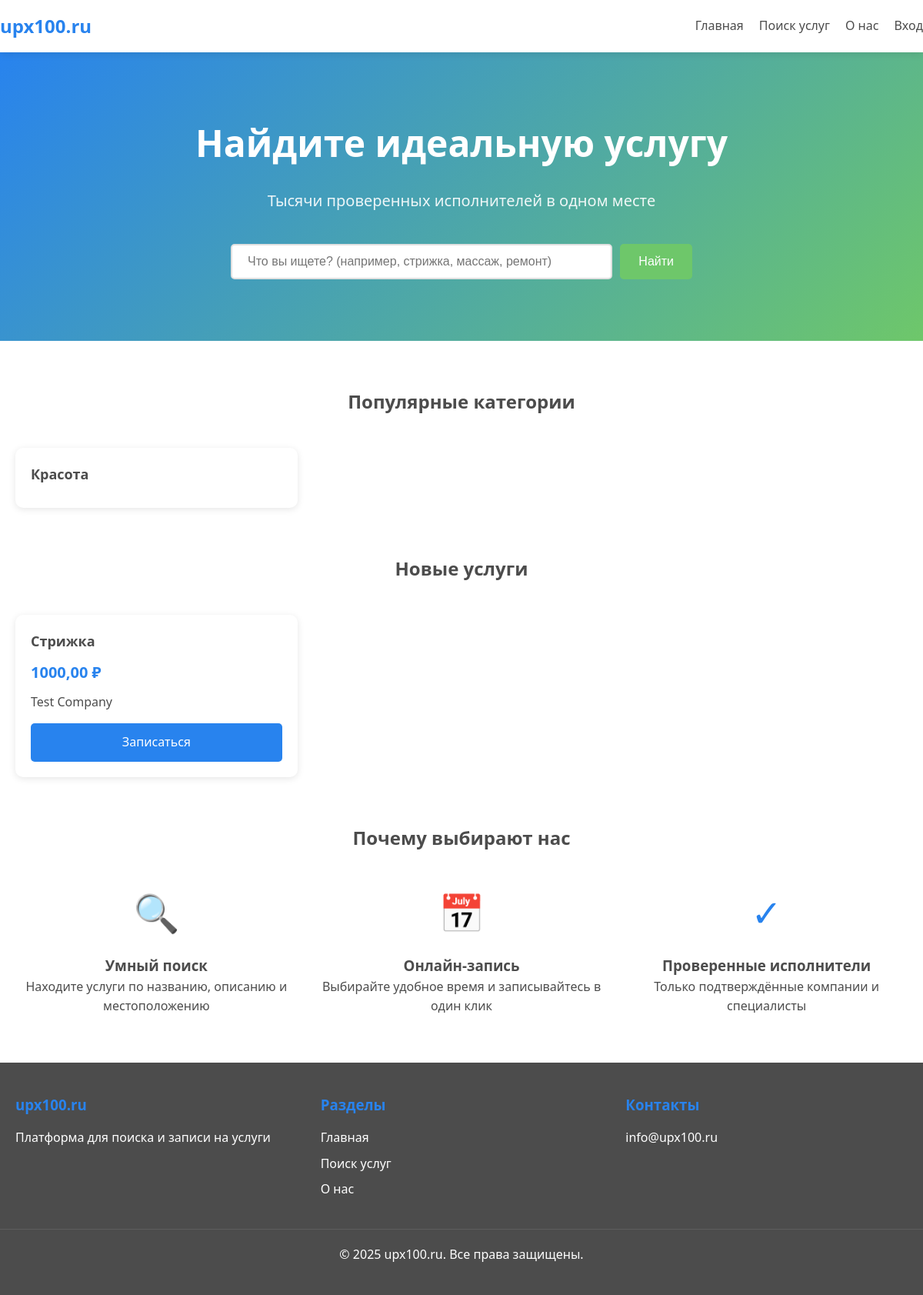
Before: / with the older database file.
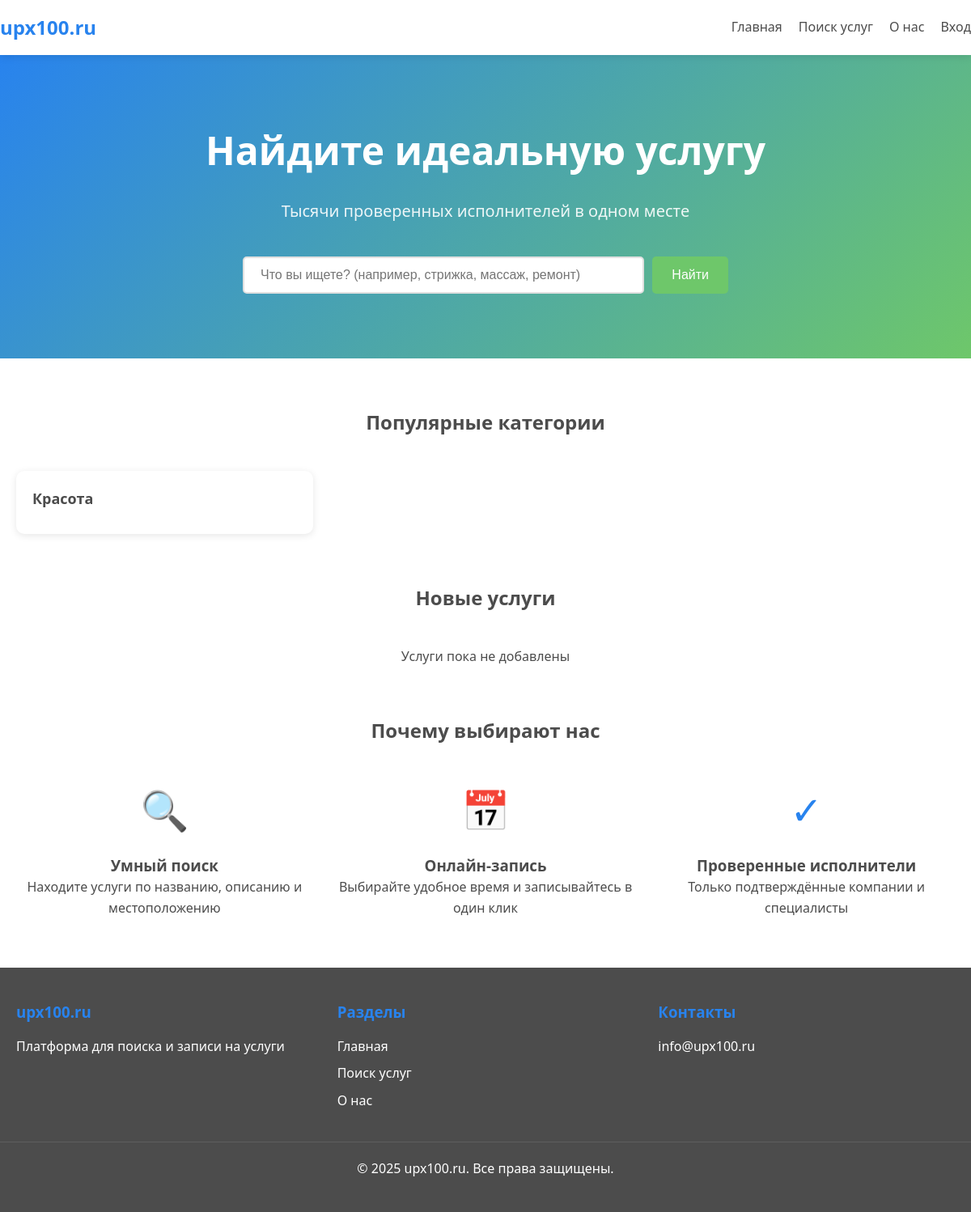
After: the same page with the newer database file.
### companies/models.py (models this page shows, shortened)
class Category(models.Model):
    name = models.CharField(
        max_length=100,
        unique=True,
        verbose_name='Название категории'
    )
    slug = models.SlugField(
        max_length=100,
        unique=True,
        verbose_name='Слаг'
    )
    icon = models.ImageField(
        upload_to='categories/icons/',
        blank=True,
        null=True,
        verbose_name='Иконка'
    )
    created_at = models.DateTimeField(
        auto_now_add=True,
        verbose_name='Дата создания'
    )
    class Meta:
        verbose_name = 'Категория'
        verbose_name_plural = 'Категории'
        ordering = ['name']

### business/models.py (models this page shows, shortened)
class Service(models.Model):
    STATUS_CHOICES = [
        ('draft', 'Черновик'),
        ('active', 'Активна'),
        ('inactive', 'Неактивна (неоплата)'),
        ('pending_payment', 'Ожидает оплаты'),
    ]
    company = models.ForeignKey(Company, on_delete=models.CASCADE, related_name='services', verbose_name="Компания")
    category = models.ForeignKey('companies.Category', on_delete=models.SET_NULL, null=True, blank=True,
                                  related_name='business_services', verbose_name="Категория")
    subcategory = models.ForeignKey('companies.Subcategory', on_delete=models.SET_NULL, null=True, blank=True,
                                  related_name='business_services', verbose_name="Подкатегория")
    employees = models.ManyToManyField(Employee, related_name='services', verbose_name="Сотрудники")
    name = models.CharField(max_length=200, verbose_name="Название услуги")
    description = models.TextField(blank=True, verbose_name="Описание")
    price = models.DecimalField(max_digits=10, decimal_places=2, verbose_name="Цена (руб)")
    duration = models.PositiveIntegerField(help_text="Длительность в минутах", verbose_name="Длительность (мин)", null=True, blank=True)
    photo = models.ImageField(upload_to='service_photos/', blank=True, null=True, verbose_name="Фото услуги")
    status = models.CharField(max_length=20, choices=STATUS_CHOICES, default='draft', verbose_name="Статус")
    created_at = models.DateTimeField(auto_now_add=True)
    updated_at = models.DateTimeField(auto_now=True)
    payment_amount = models.DecimalField(max_digits=10, decimal_places=2, default=0, verbose_name="Сумма оплаты (руб/мес)")
    payment_due_date = models.DateTimeField(null=True, blank=True, verbose_name="Дата окончания оплаты")
    last_payment_date = models.DateTimeField(null=True, blank=True, verbose_name="Дата последней оплаты")
    class Meta:
        verbose_name = "Услуга"
        verbose_name_plural = "Услуги"

class Company(models.Model):
    owner = models.OneToOneField(settings.AUTH_USER_MODEL, on_delete=models.CASCADE, related_name='company')
    name = models.CharField(max_length=200, verbose_name="Название компании")
    description = models.TextField(blank=True, verbose_name="Описание")
    logo = models.ImageField(upload_to='company_logos/', blank=True, null=True, verbose_name="Логотип")
    photo = models.ImageField(upload_to='company_photos/', blank=True, null=True, verbose_name="Фото компании")
    address = models.CharField(max_length=300, verbose_name="Адрес")
    latitude = models.DecimalField(max_digits=9, decimal_places=6, blank=True, null=True, verbose_name="Широта")
    longitude = models.DecimalField(max_digits=9, decimal_places=6, blank=True, null=True, verbose_name="Долгота")
    phone = models.CharField(max_length=20, blank=True, verbose_name="Телефон")
    email = models.EmailField(blank=True, verbose_name="Email")
    is_verified = models.BooleanField(default=False, verbose_name="Проверена модератором")
    created_at = models.DateTimeField(auto_now_add=True)
    updated_at = models.DateTimeField(auto_now=True)
    class Meta:
        verbose_name = "Компания"
        verbose_name_plural = "Компании"

### dashboard/views.py (the view)
# urls.py: path('', home_view, name='home'),
def home_view(request):
    categories = Category.objects.all()[:6]
    services = Service.objects.select_related('company').filter(
        status='active',
        company__is_verified=True
    ).order_by('-created_at')[:6]
    context = {
        'categories': categories,
        'services': services,
    }
    return render(request, 'home.html', context)

### templates/home.html (shortened to what this page needs)
{% extends 'base.html' %}
{% block content %}
<section class="hero">
    <div class="container">
        <h1 class="hero__title">Найдите идеальную услугу</h1>
        <p class="hero__subtitle">Тысячи проверенных исполнителей в одном месте</p>
        <form action="{% url 'search:search' %}" method="get" class="search-form">
            <input type="text" name="q" class="search-form__input" placeholder="Что вы ищете? (например, стрижка, массаж, ремонт)">
            <button type="submit" class="btn btn--green">Найти</button>
        </form>
    </div>
</section>
<section class="container" style="margin-top: 60px;">
    <h2 style="text-align: center; margin-bottom: 30px;">Популярные категории</h2>
    <div class="cards-grid">
        {% for category in categories %}
        <a href="{% url 'search:search' %}?category={{ category.slug }}" class="card">
            <div class="card__content">
                <h3 class="card__title">{{ category.name }}</h3>
            </div>
        </a>
        {% empty %}
        <p style="text-align: center; grid-column: 1/-1;">Категории пока не добавлены</p>
        {% endfor %}
    </div>
</section>
<section class="container" style="margin-top: 60px;">
    <h2 style="text-align: center; margin-bottom: 30px;">Новые услуги</h2>
    <div class="cards-grid">
        {% for service in services %}
        <div class="card">
            <div class="card__content">
                <h3 class="card__title">{{ service.name }}</h3>
                <p class="card__price">{{ service.price }} ₽</p>
                <p>{{ service.company.name }}</p>
                <a href="{% url 'business:service_detail' service.pk %}" class="btn btn--blue" style="margin-top: 15px; width: 100%;">Записаться</a>
            </div>
        </div>
        {% empty %}
        <p style="text-align: center; grid-column: 1/-1;">Услуги пока не добавлены</p>
        {% endfor %}
    </div>
</section>
<section class="container" style="margin-top: 60px; margin-bottom: 60px;">
    <h2 style="text-align: center; margin-bottom: 40px;">Почему выбирают нас</h2>
    <div style="display: grid; grid-template-columns: repeat(auto-fit, minmax(250px, 1fr)); gap: 30px;">
        <div style="text-align: center;">
            <div style="font-size: 48px; color: var(--color-blue); margin-bottom: 15px;">🔍</div>
            <h3>Умный поиск</h3>
            <p>Находите услуги по названию, описанию и местоположению</p>
        </div>
        <div style="text-align: center;">
            <div style="font-size: 48px; color: var(--color-green); margin-bottom: 15px;">📅</div>
            <h3>Онлайн-запись</h3>
            <p>Выбирайте удобное время и записывайтесь в один клик</p>
        </div>
        <div style="text-align: center;">
            <div style="font-size: 48px; color: var(--color-blue); margin-bottom: 15px;">✓</div>
            <h3>Проверенные исполнители</h3>
            <p>Только подтверждённые компании и специалисты</p>
        </div>
    </div>
</section>
{% endblock %}

Changed rows visible on the page:
removed Service: name "Стрижка", price "1000,00", company.name "Test Company"
Other visible differences:
text now shown: "Услуги пока не добавлены"
